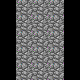

This game map was drawn from its Tiled (.tmx) file and the tilesets committed beside it. A one-line description and the full map source follow:
An orthogonal 5x5 tile map with 16x16 px tiles, 5 tile layers (Ebene 0, Ebene 1, Ebene 2, Ebene 3, ...).

<map version="1.0" orientation="orthogonal" width="5" height="5" tilewidth="16" tileheight="16">
 <properties>
  <property name="offset" value="-1" />
 </properties>
 <tileset firstgid="1" source="MC Realms.tsx" />
 <layer name="Ebene 0" width="5" height="5">
  <data>
   <tile gid="0" />
   <tile gid="25" />
   <tile gid="25" />
   <tile gid="25" />
   <tile gid="0" />
   <tile gid="0" />
   <tile gid="25" />
   <tile gid="25" />
   <tile gid="25" />
   <tile gid="0" />
   <tile gid="0" />
   <tile gid="25" />
   <tile gid="25" />
   <tile gid="25" />
   <tile gid="0" />
   <tile gid="0" />
   <tile gid="25" />
   <tile gid="25" />
   <tile gid="25" />
   <tile gid="0" />
   <tile gid="0" />
   <tile gid="25" />
   <tile gid="25" />
   <tile gid="25" />
   <tile gid="0" />
  </data>
 </layer>
 <layer name="Ebene 1" width="5" height="5">
  <data>
   <tile gid="0" />
   <tile gid="0" />
   <tile gid="0" />
   <tile gid="0" />
   <tile gid="0" />
   <tile gid="0" />
   <tile gid="0" />
   <tile gid="0" />
   <tile gid="0" />
   <tile gid="0" />
   <tile gid="0" />
   <tile gid="0" />
   <tile gid="0" />
   <tile gid="0" />
   <tile gid="0" />
   <tile gid="0" />
   <tile gid="0" />
   <tile gid="0" />
   <tile gid="0" />
   <tile gid="0" />
   <tile gid="0" />
   <tile gid="0" />
   <tile gid="0" />
   <tile gid="0" />
   <tile gid="0" />
  </data>
 </layer>
 <layer name="Ebene 2" width="5" height="5">
  <data>
   <tile gid="0" />
   <tile gid="0" />
   <tile gid="0" />
   <tile gid="0" />
   <tile gid="0" />
   <tile gid="0" />
   <tile gid="0" />
   <tile gid="0" />
   <tile gid="0" />
   <tile gid="0" />
   <tile gid="0" />
   <tile gid="0" />
   <tile gid="0" />
   <tile gid="0" />
   <tile gid="0" />
   <tile gid="0" />
   <tile gid="0" />
   <tile gid="0" />
   <tile gid="0" />
   <tile gid="0" />
   <tile gid="0" />
   <tile gid="0" />
   <tile gid="0" />
   <tile gid="0" />
   <tile gid="0" />
  </data>
 </layer>
 <layer name="Ebene 3" width="5" height="5">
  <data>
   <tile gid="0" />
   <tile gid="0" />
   <tile gid="0" />
   <tile gid="0" />
   <tile gid="0" />
   <tile gid="0" />
   <tile gid="0" />
   <tile gid="0" />
   <tile gid="0" />
   <tile gid="0" />
   <tile gid="0" />
   <tile gid="0" />
   <tile gid="0" />
   <tile gid="0" />
   <tile gid="0" />
   <tile gid="0" />
   <tile gid="0" />
   <tile gid="0" />
   <tile gid="0" />
   <tile gid="0" />
   <tile gid="0" />
   <tile gid="0" />
   <tile gid="0" />
   <tile gid="0" />
   <tile gid="0" />
  </data>
 </layer>
 <layer name="Ebene 4" width="5" height="5">
  <data>
   <tile gid="0" />
   <tile gid="0" />
   <tile gid="0" />
   <tile gid="0" />
   <tile gid="0" />
   <tile gid="0" />
   <tile gid="0" />
   <tile gid="0" />
   <tile gid="0" />
   <tile gid="0" />
   <tile gid="0" />
   <tile gid="0" />
   <tile gid="0" />
   <tile gid="0" />
   <tile gid="0" />
   <tile gid="0" />
   <tile gid="0" />
   <tile gid="0" />
   <tile gid="0" />
   <tile gid="0" />
   <tile gid="0" />
   <tile gid="0" />
   <tile gid="0" />
   <tile gid="0" />
   <tile gid="0" />
  </data>
 </layer>
</map>
